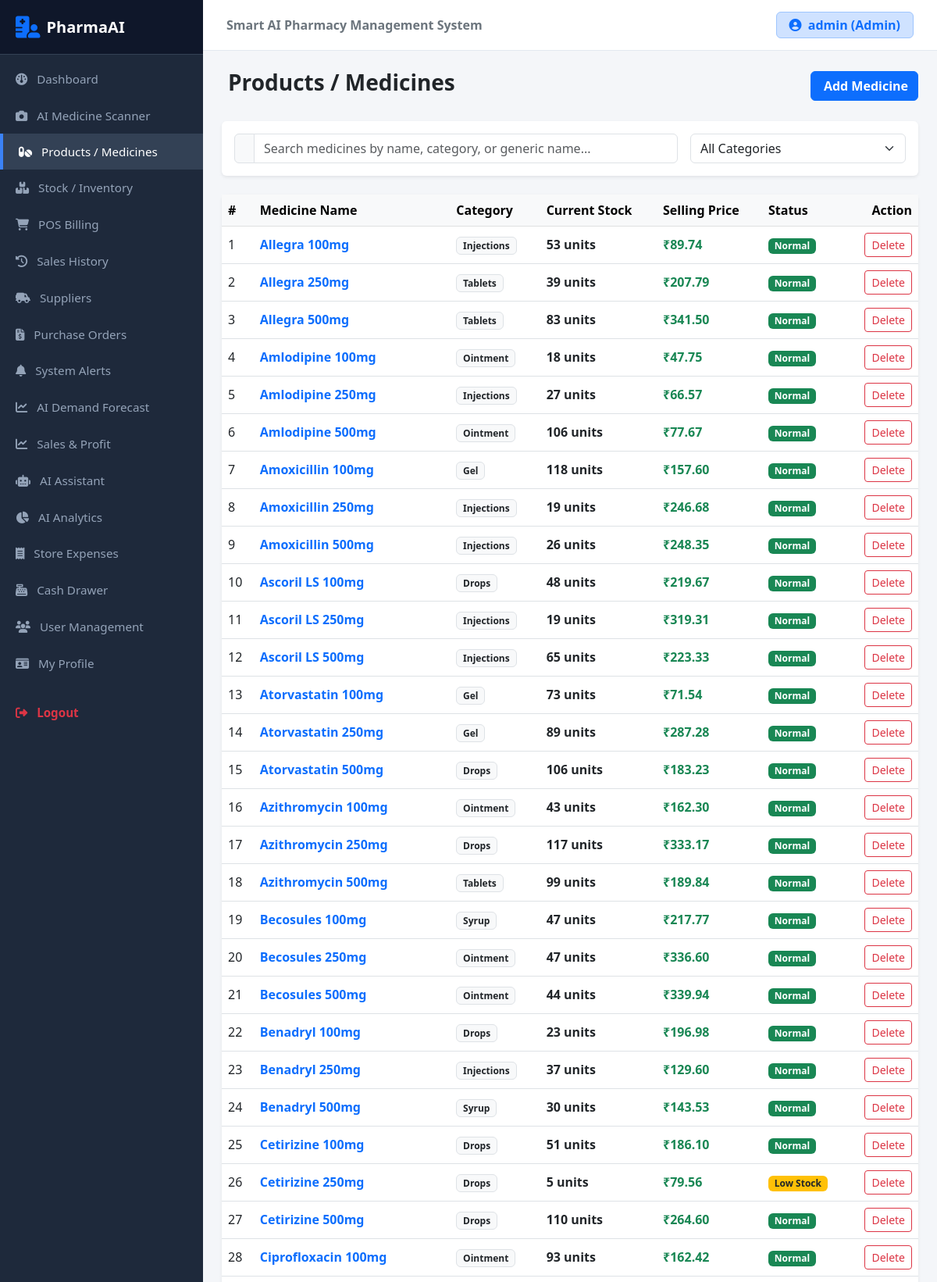
The page /products (signed in, upper part) on the database its author committed.
### models.py (models this page shows, shortened)
class User(UserMixin, db.Model):
    id = db.Column(db.Integer, primary_key=True)
    username = db.Column(db.String(100), unique=True, nullable=False)
    email = db.Column(db.String(120), unique=True, nullable=True)
    password_hash = db.Column(db.String(255), nullable=False)
    role = db.Column(db.String(50), default='Staff')

class Medicine(db.Model):
    id = db.Column(db.Integer, primary_key=True)
    name = db.Column(db.String(150), nullable=False)
    generic_name = db.Column(db.String(150))
    category = db.Column(db.String(100))
    manufacturer = db.Column(db.String(150))
    batch_no = db.Column(db.String(50))
    purchase_price = db.Column(db.Float, default=0.0)
    selling_price = db.Column(db.Float, default=0.0)
    current_stock = db.Column(db.Integer, default=0)
    min_stock = db.Column(db.Integer, default=10)
    expiry_date = db.Column(db.Date, nullable=True)
    image = db.Column(db.String(255), nullable=True)  # Added Image Field
    supplier_id = db.Column(db.Integer, db.ForeignKey('supplier.id'), nullable=True)
    batches = db.relationship('Batch', backref='medicine', lazy=True)
    sale_items = db.relationship('SaleItem', backref='medicine', lazy=True)

### app.py (the view, shortened to what this page needs)
@app.route('/products', methods=['GET', 'POST'])
@login_required
def products():
    all_medicines = Medicine.query.order_by(Medicine.name).all()
    for med in all_medicines:
        if Batch.query.filter_by(medicine_id=med.id).count() > 0:
            sync_medicine_stock(med)
    db.session.commit()
    return render_template('products.html', medicines=all_medicines)

### app.py (called while the page is built)
def sync_medicine_stock(med):
    batch_rows = Batch.query.filter_by(medicine_id=med.id).all()
    if batch_rows:
        med.current_stock = sum(max(0, int(b.quantity or 0)) for b in batch_rows)
    else:
        med.current_stock = max(0, int(med.current_stock or 0))
    return med.current_stock

@login_manager.user_loader
def load_user(user_id):
    return User.query.get(int(user_id))

### templates/products.html (shortened to what this page needs)
{% extends 'base.html' %}
{% block content %}
<div class="d-flex justify-content-between align-items-center mb-4">
    <h3 class="fw-bold">Products / Medicines</h3>
    <button type="button" class="btn btn-primary fw-bold" data-bs-toggle="modal" data-bs-target="#addMedModal" onclick="resetForm()">
         Add Medicine
    </button>
</div>
<div class="card border-0 shadow-sm p-3 mb-4">
    <div class="row g-3">
        <div class="col-md-8">
            <div class="input-group">
                <span class="input-group-text bg-light"></span>
                <input type="text" id="searchMed" class="form-control" placeholder="Search medicines by name, category, or generic name..." onkeyup="filterTable()">
            </div>
        </div>
        <div class="col-md-4">
            <select id="categoryFilter" class="form-select" onchange="filterTable()">
                <option value="">All Categories</option>
            </select>
        </div>
    </div>
</div>
<div class="card border-0 shadow-sm">
    <div class="table-responsive">
        <table class="table table-hover align-middle mb-0" id="medicinesTable">
            <thead class="table-light">
                <tr>
                    <th>#</th>
                    <th>Medicine Name</th>
                    <th>Category</th>
                    <th>Current Stock</th>
                    <th>Selling Price</th>
                    <th>Status</th>
                    <th class="text-end">Action</th>
                </tr>
            </thead>
            <tbody>
                {% for med in medicines %}
                <tr>
                    <td>{{ loop.index }}</td>
                    <td>
                        <span class="fw-bold text-primary">{{ med.name }}</span>
                    </td>
                    <td><span class="badge bg-light text-dark border">{{ med.category or 'General' }}</span></td>
                    <td class="fw-bold">{{ med.current_stock }} units</td>
                    <td class="fw-bold text-success">₹{{ "%.2f"|format(med.selling_price) }}</td>
                    <td>
                        {% if med.current_stock == 0 %}
                            <span class="badge bg-danger">Out of Stock</span>
                        {% elif med.current_stock <= med.min_stock %}
                            <span class="badge bg-warning text-dark">Low Stock</span>
                        {% else %}
                            <span class="badge bg-success">Normal</span>
                        {% endif %}
                    </td>
                    <td class="text-end">
                        <form action="{{ url_for('delete_medicine', med_id=med.id) }}" method="POST" class="d-inline" onsubmit="return confirm('Are you sure you want to delete {{ med.name }}?');">
                            <button type="submit" class="btn btn-sm btn-outline-danger" title="Delete">
                                 Delete
                            </button>
                        </form>
                    </td>
                </tr>
                {% endfor %}
            </tbody>
        </table>
    </div>
</div>
{% endblock %}

### templates/base.html (shortened to what this page needs)
<!DOCTYPE html>
<html lang="en">
<head>
    <link href="https://cdn.jsdelivr.net/npm/bootstrap@5.3.0/dist/css/bootstrap.min.css" rel="stylesheet">
    <link rel="stylesheet" href="https://cdnjs.cloudflare.com/ajax/libs/font-awesome/6.4.0/css/all.min.css">
</head>
<body>
<div class="d-flex">
    <nav id="sidebar">
        <div class="logo-details">
            <i class="fa-solid fa-hospital-user text-primary fs-3 me-2"></i>
            <span class="fs-5 fw-bold text-white">PharmaAI</span>
        </div>
        <div class="list-group list-group-flush py-2">
            <a href="{{ url_for('dashboard') }}" class="list-group-item list-group-item-action bg-transparent">
                <i class="fa-solid fa-gauge me-2"></i> Dashboard
            </a>
            <a href="{{ url_for('scanner') }}" class="list-group-item list-group-item-action bg-transparent">
                <i class="fa-solid fa-camera me-2"></i> AI Medicine Scanner
            </a>
            <a href="{{ url_for('products') }}" class="list-group-item list-group-item-action bg-transparent">
                <i class="fa-solid fa-pills me-2"></i> Products / Medicines
            </a>
            <a href="{{ url_for('inventory') }}" class="list-group-item list-group-item-action bg-transparent">
                <i class="fa-solid fa-boxes-stacked me-2"></i> Stock / Inventory
            </a>
            <a href="{{ url_for('pos') }}" class="list-group-item list-group-item-action bg-transparent">
                <i class="fa-solid fa-cart-shopping me-2"></i> POS Billing
            </a>
            <a href="{{ url_for('sales_history') }}" class="list-group-item list-group-item-action bg-transparent">
                <i class="fa-solid fa-clock-rotate-left me-2"></i> Sales History
            </a>
            <a href="{{ url_for('suppliers') }}" class="list-group-item list-group-item-action bg-transparent">
                <i class="fa-solid fa-truck-field me-2"></i> Suppliers
            </a>
            <a href="{{ url_for('purchase_orders') }}" class="list-group-item list-group-item-action bg-transparent">
                <i class="fa-solid fa-file-invoice-dollar me-2"></i> Purchase Orders
            </a>
            <a href="{{ url_for('alerts') }}" class="list-group-item list-group-item-action bg-transparent">
                <i class="fa-solid fa-bell me-2"></i> System Alerts
            </a>
            <a href="{{ url_for('forecast') }}" class="list-group-item list-group-item-action bg-transparent">
                <i class="fa-solid fa-chart-line me-2"></i> AI Demand Forecast
            </a>
            <a href="{{ url_for('sales_profit') }}" class="list-group-item list-group-item-action bg-transparent"><i class="fa-solid fa-chart-line me-2"></i> Sales & Profit</a>
            <a href="{{ url_for('assistant') }}" class="list-group-item list-group-item-action bg-transparent"><i class="fa-solid fa-robot me-2"></i> AI Assistant</a>
            <a href="{{ url_for('analytics') }}" class="list-group-item list-group-item-action bg-transparent">
                <i class="fa-solid fa-chart-pie me-2"></i> AI Analytics
            </a>
            <a href="{{ url_for('expenses') }}" class="list-group-item list-group-item-action bg-transparent">
                <i class="fa-solid fa-receipt me-2"></i> Store Expenses
            </a>
            <a href="{{ url_for('cash_drawer') }}" class="list-group-item list-group-item-action bg-transparent">
                <i class="fa-solid fa-cash-register me-2"></i> Cash Drawer
            </a>
            <a href="{{ url_for('users_page') }}" class="list-group-item list-group-item-action bg-transparent">
                <i class="fa-solid fa-users me-2"></i> User Management
            </a>
            <a href="{{ url_for('profile') }}" class="list-group-item list-group-item-action bg-transparent">
                <i class="fa-solid fa-id-card me-2"></i> My Profile
            </a>
            <a href="{{ url_for('logout') }}" class="list-group-item list-group-item-action bg-transparent text-danger fw-semibold mt-3">
                <i class="fa-solid fa-right-from-bracket me-2"></i> Logout
            </a>
        </div>
    </nav>
    <div class="main-wrapper d-flex flex-column">
        <header class="top-navbar d-flex justify-content-between align-items-center">
            <span class="fw-semibold text-secondary">Smart AI Pharmacy Management System</span>
            <div class="d-flex align-items-center gap-3">
                {% if current_user.is_authenticated %}
                <span class="badge bg-primary-subtle text-primary border border-primary-subtle fs-6 py-2 px-3">
                    <i class="fa-solid fa-user-circle me-1"></i> {{ current_user.username }} ({{ current_user.role or 'Staff' }})
                </span>
                {% endif %}
            </div>
        </header>
        <main class="p-4 flex-grow-1">
            {% block content %}{% endblock %}
        </main>
    </div>
</div>
</body>
</html>

### templates/base.html (style rules this page uses)
body { background-color: #f4f6f9; font-family: 'Segoe UI', Tahoma, Geneva, Verdana, sans-serif; }
#sidebar { min-width: 260px; max-width: 260px; min-height: 100vh; background: #1e293b; color: #fff; transition: all 0.3s; }
#sidebar .logo-details { height: 70px; display: flex; align-items: center; padding: 0 20px; background: #0f172a; border-bottom: 1px solid #334155; }
#sidebar .list-group-item { color: #94a3b8; font-size: 0.95rem; border: none; padding: 12px 20px; transition: all 0.2s ease-in-out; }
#sidebar .list-group-item:hover, #sidebar .list-group-item.active { color: #ffffff; background-color: #334155 !important; border-left: 4px solid #3b82f6; }
.main-wrapper { width: 100%; overflow-x: hidden; }
.top-navbar { background: #ffffff; border-bottom: 1px solid #e2e8f0; padding: 15px 30px; }

### rows shown on the page
User: username "admin", role "Admin"
Medicine: name "Allegra 100mg", category "Injections", current_stock "53", selling_price "89.74", min_stock "Normal"
Medicine: name "Allegra 250mg", category "Tablets", current_stock "39", selling_price "207.79", min_stock "Normal"
Medicine: name "Allegra 500mg", category "Tablets", current_stock "83", selling_price "341.50", min_stock "Normal"
Medicine: name "Amlodipine 100mg", category "Ointment", current_stock "18", selling_price "47.75", min_stock "Normal"
Medicine: name "Amlodipine 250mg", category "Injections", current_stock "27", selling_price "66.57", min_stock "Normal"
Medicine: name "Amlodipine 500mg", category "Ointment", current_stock "106", selling_price "77.67", min_stock "Normal"
Medicine: name "Amoxicillin 100mg", category "Gel", current_stock "118", selling_price "157.60", min_stock "Normal"
Medicine: name "Amoxicillin 250mg", category "Injections", current_stock "19", selling_price "246.68", min_stock "Normal"
Medicine: name "Amoxicillin 500mg", category "Injections", current_stock "26", selling_price "248.35", min_stock "Normal"
Medicine: name "Ascoril LS 100mg", category "Drops", current_stock "48", selling_price "219.67", min_stock "Normal"
Medicine: name "Ascoril LS 250mg", category "Injections", current_stock "19", selling_price "319.31", min_stock "Normal"
Medicine: name "Ascoril LS 500mg", category "Injections", current_stock "65", selling_price "223.33", min_stock "Normal"
Medicine: name "Atorvastatin 100mg", category "Gel", current_stock "73", selling_price "71.54", min_stock "Normal"
Medicine: name "Atorvastatin 250mg", category "Gel", current_stock "89", selling_price "287.28", min_stock "Normal"
Medicine: name "Atorvastatin 500mg", category "Drops", current_stock "106", selling_price "183.23", min_stock "Normal"
Medicine: name "Azithromycin 100mg", category "Ointment", current_stock "43", selling_price "162.30", min_stock "Normal"
Medicine: name "Azithromycin 250mg", category "Drops", current_stock "117", selling_price "333.17", min_stock "Normal"
Medicine: name "Azithromycin 500mg", category "Tablets", current_stock "99", selling_price "189.84", min_stock "Normal"
Medicine: name "Becosules 100mg", category "Syrup", current_stock "47", selling_price "217.77", min_stock "Normal"
Medicine: name "Becosules 250mg", category "Ointment", current_stock "47", selling_price "336.60", min_stock "Normal"
Medicine: name "Becosules 500mg", category "Ointment", current_stock "44", selling_price "339.94", min_stock "Normal"
Medicine: name "Benadryl 100mg", category "Drops", current_stock "23", selling_price "196.98", min_stock "Normal"
Medicine: name "Benadryl 250mg", category "Injections", current_stock "37", selling_price "129.60", min_stock "Normal"
Medicine: name "Benadryl 500mg", category "Syrup", current_stock "30", selling_price "143.53", min_stock "Normal"
Medicine: name "Cetirizine 100mg", category "Drops", current_stock "51", selling_price "186.10", min_stock "Normal"
Medicine: name "Cetirizine 250mg", category "Drops", current_stock "5", selling_price "79.56", min_stock "Low Stock"
Medicine: name "Cetirizine 500mg", category "Drops", current_stock "110", selling_price "264.60", min_stock "Normal"
Medicine: name "Ciprofloxacin 100mg", category "Ointment", current_stock "93", selling_price "162.42", min_stock "Normal"
